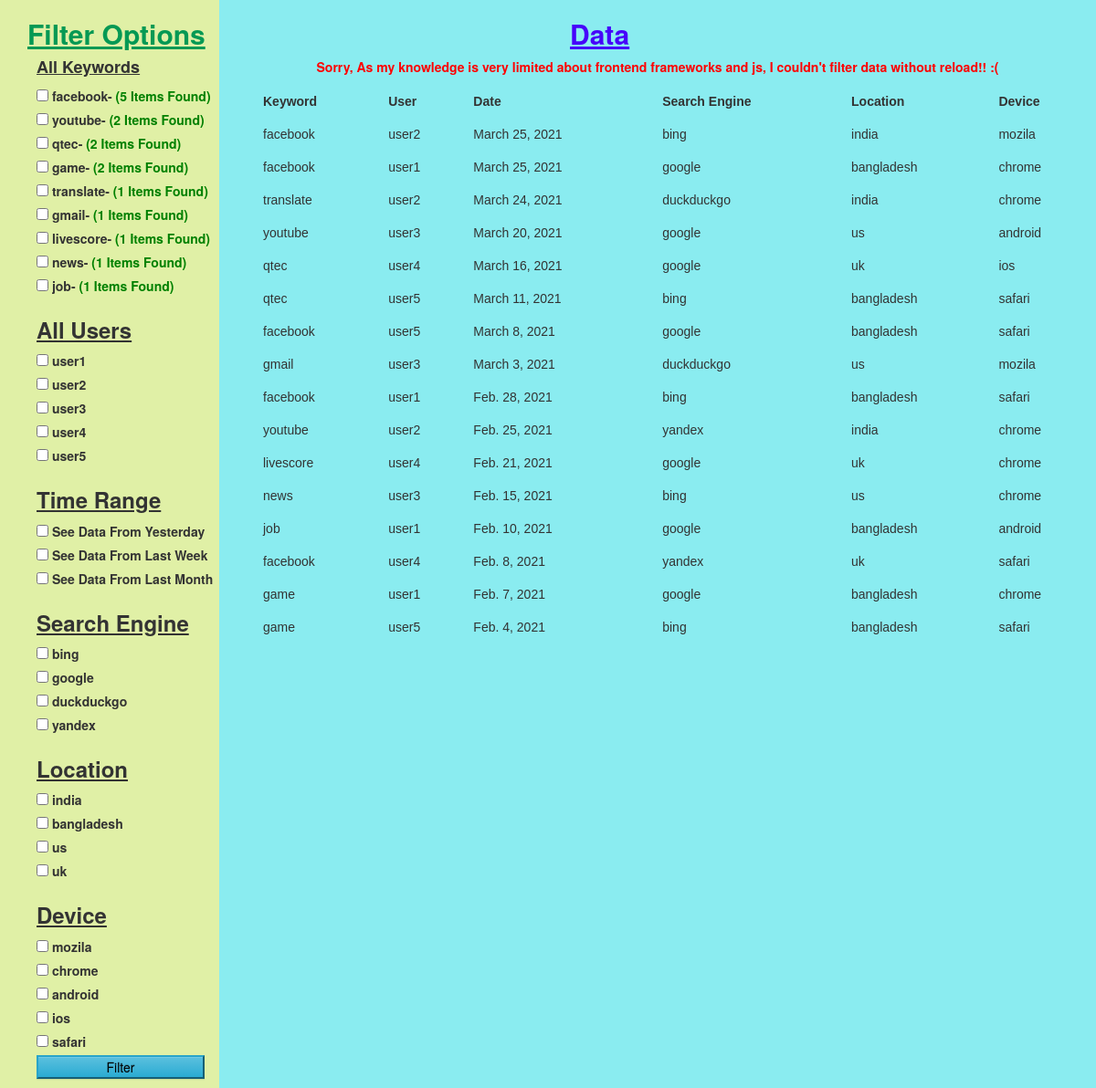
The page / on the database its author committed.
### SearchHistory/models.py (models this page shows, shortened)
class Keyword_Data(models.Model):
    id = models.AutoField(primary_key=True)
    user = models.CharField(max_length=20)
    keyword = models.CharField(max_length=200)
    used = models.CharField(max_length=200)
    search_time = models.DateTimeField(default = timezone.now)
    searched_from = models.CharField(max_length=100)
    searched_via = models.CharField(max_length=100)

### SearchHistory/views.py (the view, shortened to what this page needs)
# urls.py: path('', views.index)
def index(request):
    keys = []
    usr = []
    usd = []
    sfrom = []
    via = []
    dates = []
    all_key = []
    occurance = []
    keywords = Keyword_Data.objects.all().order_by('-search_time')
    for k in keywords:
        all_key.append(k.keyword)
        if k.keyword not in keys:
            keys.append(k.keyword)
        if k.user not in usr:
            usr.append(k.user)
        if k.used not in usd:
            usd.append(k.used)
        if k.searched_from not in sfrom:
            sfrom.append(k.searched_from)
        if k.searched_via not in via:
            via.append(k.searched_via)
        if k.search_time.date() not in dates:
            dates.append(k.search_time.date())
    for k in keys:
        count = all_key.count(k)
        occurance.append(count)
    zipped = zip(keys,occurance)
    d = dict(list(zipped))
    final_key = dict(sorted(d.items(), key=lambda item: item[1], reverse=True))
    usr.sort()
    context = {
        'keywords':keywords,
        'keys':keys,
        'user':usr,
        'used':usd,
        'location':sfrom,
        'device':via,
        'dates':dates,
        'zipped':zipped,
        'final_key':final_key
    }
    return render(request, 'index.htm',context)

### SearchHistory/templates/index.htm (shortened to what this page needs)
<!DOCTYPE html>
<html lang="en">
<head>
    <link rel="stylesheet" href="https://maxcdn.bootstrapcdn.com/bootstrap/3.3.7/css/bootstrap.min.css"
>
    <link rel="stylesheet" href="https://maxcdn.bootstrapcdn.com/bootstrap/3.3.7/css/bootstrap-theme.min.css"
>
</head>
<body>
    <div class="split left">
        <h2 style="margin-left: 30px; color: rgb(5, 153, 84); text-decoration: underline;"><b>Filter Options</b></h2>
        <div style="margin-left: 40px;">
            <form method="POST">
                <h4 style="text-decoration: underline;"><b>All Keywords</b></h4>
                {% for k, o in final_key.items %}
                <div class="form-check">
                    <input type="checkbox" name="keys" class="check-input" value="{{k}}" id="{{k}}">
                    <label class="form-check-label" for="{{k}}">
                        {{k}}- <b style="color: green;">({{o}} Items Found)</b>
                    </label>
                </div>
                {% endfor %}
                <h3 style="text-decoration: underline;"><b>All Users</b></h3>
                {% for u in user %}
                <div class="form-check">
                    <input type="checkbox" name = 'user' class="check-input" value="{{u}}" id="{{u}}">
                    <label class="form-check-label" for="{{u}}">
                        {{u}}
                    </label>
                </div>
                {% endfor %}
                <h3 style="text-decoration: underline;"><b>Time Range</b></h3>
                <div class="form-check">
                    <input type="checkbox" name="time" class="check-input" value="Yesterday" id="flex3" onclick="onlyOne(this)">
                    <label class="form-check-label" for="flex3">
                        See Data From Yesterday
                    </label>
                </div>
                <div class="form-check">
                    <input type="checkbox" name="time" class="check-input" value="Week" id="flex4" onclick="onlyOne(this)">
                    <label class="form-check-label" for="flex4">
                        See Data From Last Week
                    </label>
                </div>
                <div class="form-check">
                    <input type="checkbox" name="time" class="check-input" value="Month" id="flex5" onclick="onlyOne(this)">
                    <label class="form-check-label" for="flex5">
                        See Data From Last Month
                    </label>
                </div>
                <h3 style="text-decoration: underline;"><b>Search Engine</b></h3>
                {% for us in used %}
                <div class="form-check">
                    <input type="checkbox" name="used" class="check-input" value="{{us}}" id="{{us}}">
                    <label class="form-check-label" for="{{us}}">
                        {{us}}
                    </label>
                </div>
                {% endfor %}
                <h3 style="text-decoration: underline;"><b>Location</b></h3>
                {% for l in location %}
                <div class="form-check">
                    <input type="checkbox" name="location" class="check-input" value="{{l}}" id="{{l}}">
                    <label class="form-check-label" for="{{l}}">
                        {{l}}
                    </label>
                </div>
                {% endfor %}
                <h3 style="text-decoration: underline;"><b>Device</b></h3>
                {% for dv in device %}
                <div class="form-check">
                    <input type="checkbox" name="dv" class="check-input" value="{{dv}}" id="{{dv}}">
                    <label class="form-check-label" for="{{dv}}">
                        {{dv}}
                    </label>
                </div>
                {% endfor %}
                <button class="btn-info" type="submit" style="width: 20%; margin-bottom: 10px; color: black;">Filter
                </button>
            </form>
        </div>
    </div>
    <div class="split right">
        <h2 style="margin-left: 40%; color: rgb(70, 4, 250); text-decoration: underline;"><b>Data</b></h2>
        <p style="color: red;" class="text-center"><b>Sorry, As my knowledge is very limited about frontend frameworks
                and js, I couldn't filter data without reload!! :( </b></p>
        <div style="margin-left: 40px;">
            <table>
                <tr>
                    <th>Keyword</th>
                    <th>User</th>
                    <th>Date</th>
                    <th>Search Engine</th>
                    <th>Location</th>
                    <th>Device</th>
                </tr>
                {% for key in keywords %}
                <tr>
                    <td>{{key.keyword}}</td>
                    <td>{{key.user}}</td>
                    <td>{{key.search_time.date}}</td>
                    <td>{{key.used}}</td>
                    <td>{{key.searched_from}}</td>
                    <td>{{key.searched_via}}</td>
                </tr>
                {% endfor %}
            </table>
        </div>
    </div>
</body>
</html>

### SearchHistory/templates/index.htm (style rules this page uses)
.split { height: 100%; width: 80%; position: fixed; z-index: 1; top: 0; overflow-x: hidden; }
.left { left: 0; background-color: rgb(224, 240, 166); overflow-y: auto; }
.right { right: 0; background-color: rgb(138, 236, 240); }
table { font-family: arial, sans-serif; border-collapse: collapse; width: 100%; }
td, th { border: none; text-align: left; padding: 8px; }

### rows shown on the page
Keyword_Data: final_key "facebook", user "user2", used "bing", location "india", device "mozila", keyword "facebook", user "user2", search_time "March 25, 2021", used "bing", searched_from "india", searched_via "mozila"
Keyword_Data: final_key "youtube", user "user3", location "us", device "android", keyword "youtube", user "user3", search_time "March 20, 2021", used "google", searched_from "us", searched_via "android"
Keyword_Data: final_key "qtec", user "user4", location "uk", device "ios", keyword "qtec", user "user4", search_time "March 16, 2021", used "google", searched_from "uk", searched_via "ios"
Keyword_Data: final_key "game", keyword "game", user "user1", search_time "Feb. 7, 2021", used "google", searched_from "bangladesh", searched_via "chrome"
Keyword_Data: final_key "translate", used "duckduckgo", keyword "translate", user "user2", search_time "March 24, 2021", used "duckduckgo", searched_from "india", searched_via "chrome"
Keyword_Data: final_key "gmail", keyword "gmail", user "user3", search_time "March 3, 2021", used "duckduckgo", searched_from "us", searched_via "mozila"
Keyword_Data: final_key "livescore", keyword "livescore", user "user4", search_time "Feb. 21, 2021", used "google", searched_from "uk", searched_via "chrome"
Keyword_Data: final_key "news", keyword "news", user "user3", search_time "Feb. 15, 2021", used "bing", searched_from "us", searched_via "chrome"
Keyword_Data: final_key "job", keyword "job", user "user1", search_time "Feb. 10, 2021", used "google", searched_from "bangladesh", searched_via "android"
Keyword_Data: user "user1", used "google", location "bangladesh", device "chrome", keyword "facebook", user "user1", search_time "March 25, 2021", used "google", searched_from "bangladesh", searched_via "chrome"
Keyword_Data: user "user5", device "safari", keyword "qtec", user "user5", search_time "March 11, 2021", used "bing", searched_from "bangladesh", searched_via "safari"
Keyword_Data: used "yandex", keyword "youtube", user "user2", search_time "Feb. 25, 2021", used "yandex", searched_from "india", searched_via "chrome"
Keyword_Data: keyword "facebook", user "user5", search_time "March 8, 2021", used "google", searched_from "bangladesh", searched_via "safari"
Keyword_Data: keyword "facebook", user "user1", search_time "Feb. 28, 2021", used "bing", searched_from "bangladesh", searched_via "safari"
Keyword_Data: keyword "facebook", user "user4", search_time "Feb. 8, 2021", used "yandex", searched_from "uk", searched_via "safari"
Keyword_Data: keyword "game", user "user5", search_time "Feb. 4, 2021", used "bing", searched_from "bangladesh", searched_via "safari"

### other values the page prints
{{ o }} "5" "2" "2" "2" "1" "1" "1" "1" "1"
